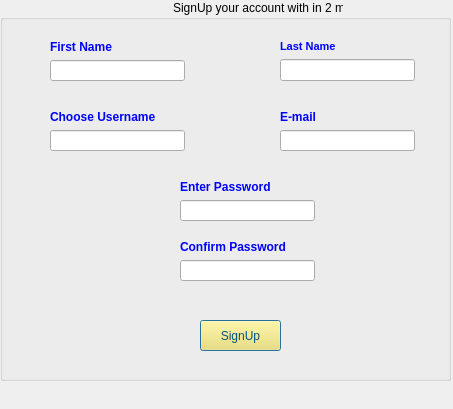
<?xml version="1.0" encoding="UTF-8"?>
<ui version="4.0">
 <class>CreateAccount</class>
 <widget class="QDialog" name="CreateAccount">
  <property name="geometry">
   <rect>
    <x>0</x>
    <y>0</y>
    <width>453</width>
    <height>409</height>
   </rect>
  </property>
  <property name="windowTitle">
   <string>Dialog</string>
  </property>
  <widget class="QGroupBox" name="groupBox">
   <property name="geometry">
    <rect>
     <x>0</x>
     <y>0</y>
     <width>451</width>
     <height>381</height>
    </rect>
   </property>
   <property name="sizePolicy">
    <sizepolicy hsizetype="Fixed" vsizetype="Fixed">
     <horstretch>0</horstretch>
     <verstretch>0</verstretch>
    </sizepolicy>
   </property>
   <property name="maximumSize">
    <size>
     <width>16777215</width>
     <height>16777215</height>
    </size>
   </property>
   <property name="styleSheet">
    <string notr="true">background-image: url(:/ir/Tool_icons/Bopa kam.jpg);</string>
   </property>
   <property name="title">
    <string>                                                    SignUp your account with in 2 min </string>
   </property>
   <widget class="QPushButton" name="pushButton">
    <property name="geometry">
     <rect>
      <x>200</x>
      <y>320</y>
      <width>81</width>
      <height>31</height>
     </rect>
    </property>
    <property name="styleSheet">
     <string notr="true">font: 75 10pt &quot;MS Shell Dlg 2&quot;;
background-color: rgb(255, 227, 85);
color: rgb(0, 85, 127);</string>
    </property>
    <property name="text">
     <string>SignUp</string>
    </property>
   </widget>
   <widget class="QWidget" name="layoutWidget">
    <property name="geometry">
     <rect>
      <x>280</x>
      <y>40</y>
      <width>135</width>
      <height>41</height>
     </rect>
    </property>
    <layout class="QVBoxLayout" name="verticalLayout">
     <item>
      <widget class="QLabel" name="label_2">
       <property name="text">
        <string>&lt;!DOCTYPE HTML PUBLIC &quot;-//W3C//DTD HTML 4.0//EN&quot; &quot;http://www.w3.org/TR/REC-html40/strict.dtd&quot;&gt;
&lt;html&gt;&lt;head&gt;&lt;meta name=&quot;qrichtext&quot; content=&quot;1&quot; /&gt;&lt;style type=&quot;text/css&quot;&gt;
p, li { white-space: pre-wrap; }
&lt;/style&gt;&lt;/head&gt;&lt;body style=&quot; font-family:'MS Shell Dlg 2'; font-size:8pt; font-weight:400; font-style:normal;&quot;&gt;
&lt;p style=&quot; margin-top:12px; margin-bottom:12px; margin-left:0px; margin-right:0px; -qt-block-indent:0; text-indent:0px;&quot;&gt;&lt;span style=&quot; font-weight:600; color:#0000ff;&quot;&gt;Last Name&lt;/span&gt;&lt;/p&gt;&lt;/body&gt;&lt;/html&gt;</string>
       </property>
      </widget>
     </item>
     <item>
      <widget class="QLineEdit" name="lastname"/>
     </item>
    </layout>
   </widget>
   <widget class="QWidget" name="layoutWidget">
    <property name="geometry">
     <rect>
      <x>280</x>
      <y>110</y>
      <width>135</width>
      <height>41</height>
     </rect>
    </property>
    <layout class="QVBoxLayout" name="verticalLayout_2">
     <item>
      <widget class="QLabel" name="label_4">
       <property name="text">
        <string>&lt;html&gt;&lt;head/&gt;&lt;body&gt;&lt;p&gt;&lt;span style=&quot; font-weight:600; color:#0000ff;&quot;&gt;E-mail&lt;/span&gt;&lt;/p&gt;&lt;/body&gt;&lt;/html&gt;</string>
       </property>
      </widget>
     </item>
     <item>
      <widget class="QLineEdit" name="email"/>
     </item>
    </layout>
   </widget>
   <widget class="QWidget" name="layoutWidget">
    <property name="geometry">
     <rect>
      <x>50</x>
      <y>110</y>
      <width>135</width>
      <height>41</height>
     </rect>
    </property>
    <layout class="QVBoxLayout" name="verticalLayout_3">
     <item>
      <widget class="QLabel" name="label_3">
       <property name="text">
        <string>&lt;html&gt;&lt;head/&gt;&lt;body&gt;&lt;p&gt;&lt;span style=&quot; font-weight:600; color:#0000ff;&quot;&gt;Choose Username&lt;/span&gt;&lt;/p&gt;&lt;/body&gt;&lt;/html&gt;</string>
       </property>
      </widget>
     </item>
     <item>
      <widget class="QLineEdit" name="username"/>
     </item>
    </layout>
   </widget>
   <widget class="QWidget" name="layoutWidget">
    <property name="geometry">
     <rect>
      <x>50</x>
      <y>40</y>
      <width>135</width>
      <height>41</height>
     </rect>
    </property>
    <layout class="QVBoxLayout" name="verticalLayout_4">
     <item>
      <widget class="QLabel" name="label">
       <property name="text">
        <string>&lt;html&gt;&lt;head/&gt;&lt;body&gt;&lt;p&gt;&lt;span style=&quot; font-weight:600; color:#0000ff;&quot;&gt;First Name&lt;/span&gt;&lt;/p&gt;&lt;/body&gt;&lt;/html&gt;</string>
       </property>
      </widget>
     </item>
     <item>
      <widget class="QLineEdit" name="firstname"/>
     </item>
    </layout>
   </widget>
   <widget class="QWidget" name="layoutWidget">
    <property name="geometry">
     <rect>
      <x>180</x>
      <y>180</y>
      <width>135</width>
      <height>41</height>
     </rect>
    </property>
    <layout class="QVBoxLayout" name="verticalLayout_5">
     <item>
      <widget class="QLabel" name="label_5">
       <property name="text">
        <string>&lt;html&gt;&lt;head/&gt;&lt;body&gt;&lt;p&gt;&lt;span style=&quot; font-weight:600; color:#0000ff;&quot;&gt;Enter Password&lt;/span&gt;&lt;/p&gt;&lt;/body&gt;&lt;/html&gt;</string>
       </property>
      </widget>
     </item>
     <item>
      <widget class="QLineEdit" name="password">
       <property name="echoMode">
        <enum>QLineEdit::PasswordEchoOnEdit</enum>
       </property>
      </widget>
     </item>
    </layout>
   </widget>
   <widget class="QWidget" name="layoutWidget">
    <property name="geometry">
     <rect>
      <x>180</x>
      <y>240</y>
      <width>135</width>
      <height>41</height>
     </rect>
    </property>
    <layout class="QVBoxLayout" name="verticalLayout_6">
     <item>
      <widget class="QLabel" name="label_6">
       <property name="text">
        <string>&lt;html&gt;&lt;head/&gt;&lt;body&gt;&lt;p&gt;&lt;span style=&quot; font-weight:600; color:#0000ff;&quot;&gt;Confirm Password&lt;/span&gt;&lt;/p&gt;&lt;/body&gt;&lt;/html&gt;</string>
       </property>
      </widget>
     </item>
     <item>
      <widget class="QLineEdit" name="conformpassword">
       <property name="echoMode">
        <enum>QLineEdit::Password</enum>
       </property>
      </widget>
     </item>
    </layout>
   </widget>
   <zorder>layoutWidget</zorder>
   <zorder>layoutWidget</zorder>
   <zorder>layoutWidget</zorder>
   <zorder>layoutWidget</zorder>
   <zorder>layoutWidget</zorder>
   <zorder>layoutWidget</zorder>
   <zorder>pushButton</zorder>
  </widget>
 </widget>
 <tabstops>
  <tabstop>firstname</tabstop>
  <tabstop>lastname</tabstop>
  <tabstop>username</tabstop>
  <tabstop>email</tabstop>
  <tabstop>password</tabstop>
  <tabstop>conformpassword</tabstop>
  <tabstop>pushButton</tabstop>
 </tabstops>
 <resources/>
 <connections/>
</ui>
